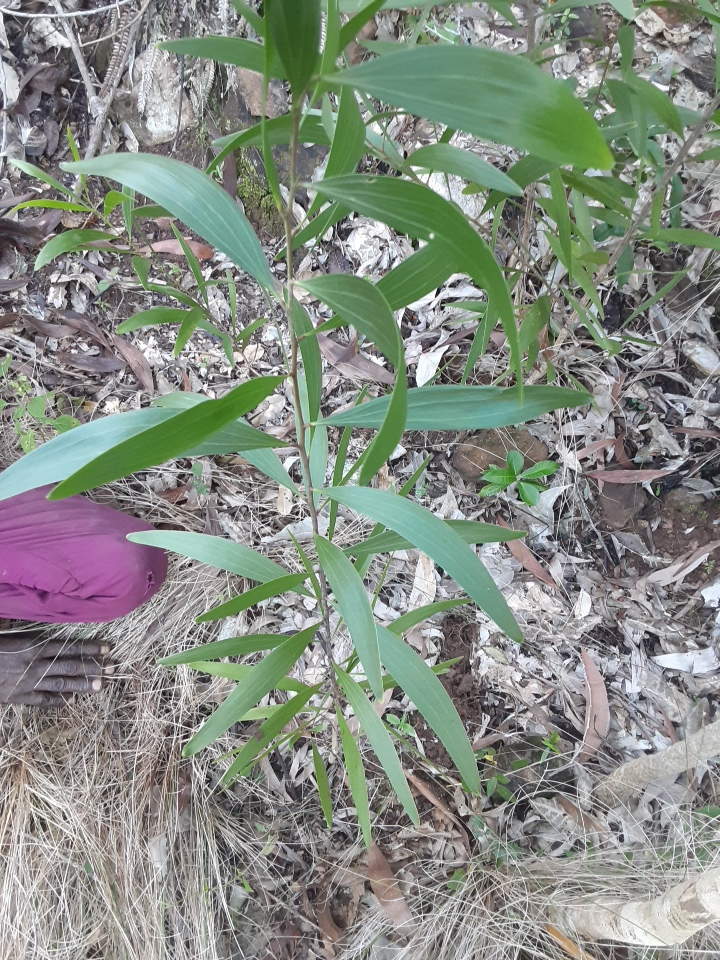
#> input picture sample_datasets/Haiti/ACACAURI/2020.11.29.12.18.36_18.285143729299307_-73.56444373726845_860956e3-6acf-4441-b5dc-f981c93872c5_IMG_20201127_074118_842354913958461533.jpg, 720 x 960 px; its folder holds 4 pictures in this run
$ jupyter execute --allow-errors hash.ipynb   (shell and % lines are left out)
#> lines starting #> are read from the running program, lines starting #| are printed output that depends on the picture
[cell 1]
from imutils import paths
import argparse
import time
import sys
import cv2
import os
import numpy as np
from PIL import Image

[cell 2]
def noisy(noise_typ,image):
     print(noise_typ)
     if noise_typ == "gauss":
        row,col,ch= image.shape
        mean = 0
        var = 0.1
        sigma = var**0.5
        gauss = np.random.normal(mean,sigma,(row,col,ch))
        gauss = gauss.reshape(row,col,ch)
        noisy = image + gauss
        return noisy
     elif noise_typ == "s&p":
        row,col,ch = image.shape
        s_vs_p = 0.5
        amount = 0.004
        out = np.copy(image)
        # Salt mode
        num_salt = np.ceil(amount * image.size * s_vs_p)
        coords = [np.random.randint(0, i - 1, int(num_salt))
              for i in image.shape]
        out[coords] = 1

        # Pepper mode
        num_pepper = np.ceil(amount* image.size * (1. - s_vs_p))
        coords = [np.random.randint(0, i - 1, int(num_pepper))
              for i in image.shape]
        out[coords] = 0
        return out
     elif noise_typ == "poisson":
        print("here")
        vals = len(np.unique(image))
        vals = 2 ** np.ceil(np.log2(vals))
        noisy = np.random.poisson(image * vals) / float(vals)
        return noisy
     elif noise_typ =="speckle":
        row,col,ch = image.shape
        gauss = np.random.randn(row,col,ch)
        gauss = gauss.reshape(row,col,ch)
        noisy = image + image * gauss
        return noisy

#> (a cell that did not finish here is left out)

[cell 4]
def dhash(image, hashSize=8):
	# resize the input image, adding a single column (width) so we
	# can compute the horizontal gradient
	resized = cv2.resize(image, (hashSize + 1, hashSize))
	# compute the (relative) horizontal gradient between adjacent
	# column pixels
	diff = resized[:, 1:] > resized[:, :-1]
	# convert the difference image to a hash
	return sum([2 ** i for (i, v) in enumerate(diff.flatten()) if v])

[cell 5]
print("[INFO] computing hashes for haystack...")
haystackPaths = list(paths.list_images("ACACAURI"))
#> haystackPaths = 4 items
needlePaths = list(paths.list_images("needles"))

[cell 6]
# grab the base subdirectories for the needle paths, initialize the
# dictionary that will map the image hash to corresponding image,
# hashes, then start the timer
BASE_PATHS = set([p.split(os.path.sep)[-2] for p in needlePaths])
haystack = {}
start = time.time()

[cell 7]
# loop over the haystack paths
for p in haystackPaths:
	# load the image from disk
	image = cv2.imread(p)
#> image is the input picture: shape (960, 720, 3); mean B, G, R 132, 140.9, 134.1
	# if the image is None then we could not load it from disk (so
	# skip it)
	if image is None:
		continue
	# convert the image to grayscale and compute the hash
	image = cv2.cvtColor(image, cv2.COLOR_BGR2GRAY)
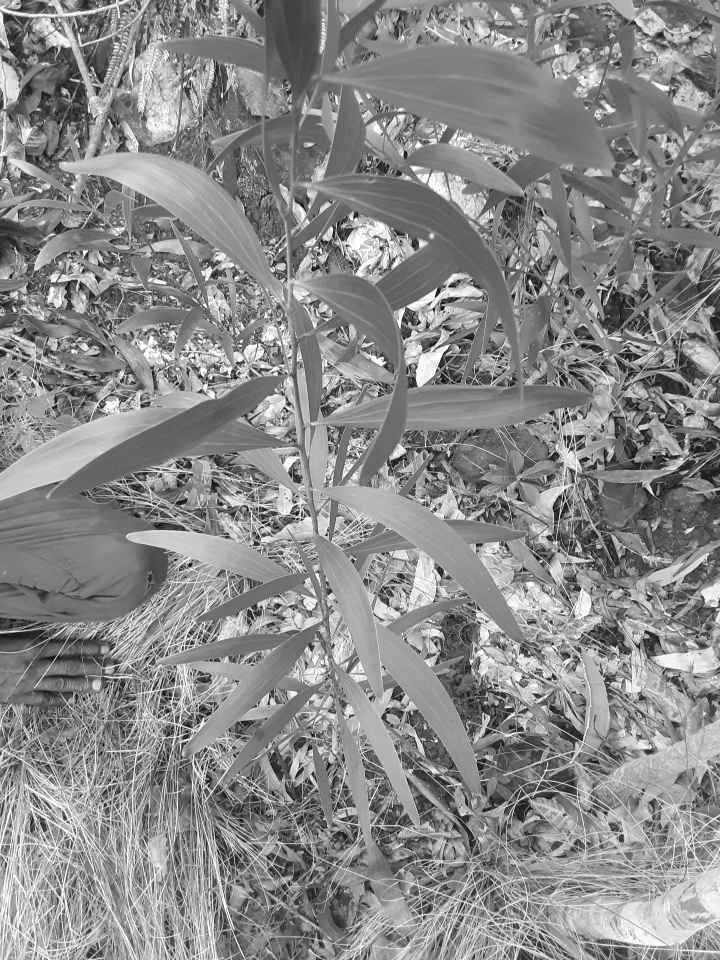
#> image: shape (960, 720); min 6, max 255, mean 137.9
	imageHash = dhash(image)
#> imageHash = 8244588101500311995
	# update the haystack dictionary
	l = haystack.get(imageHash, [])
#> l = []
	l.append(p)
	haystack[imageHash] = l
#> pass 2 of the loop `for p in haystackPaths:`:
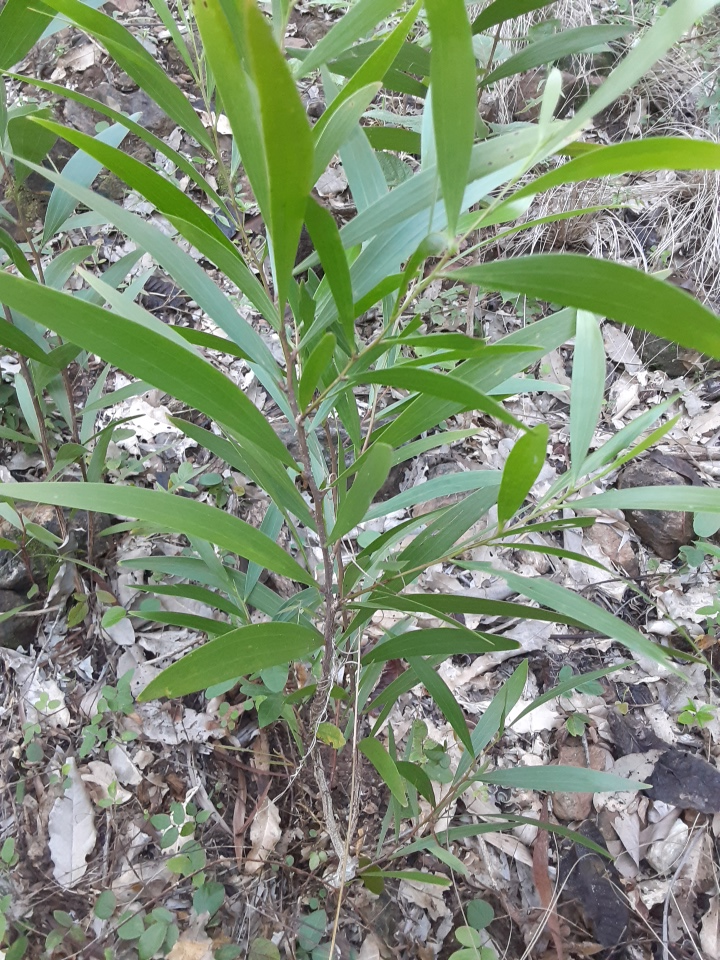
#> input picture sample_datasets/Haiti/ACACAURI/2020.11.29.12.18.59_18.285102993249893_-73.5644251294434_0c7a2df5-4e16-496c-b560-f48c522f594e_IMG_20201127_074259_7250303225899779675.jpg, 720 x 960 px
#> image is the input picture: shape (960, 720, 3); mean B, G, R 119.1, 142.5, 129.1
#> `image = cv2.cvtColor(image, cv2.COLOR_BGR2GRAY)`:
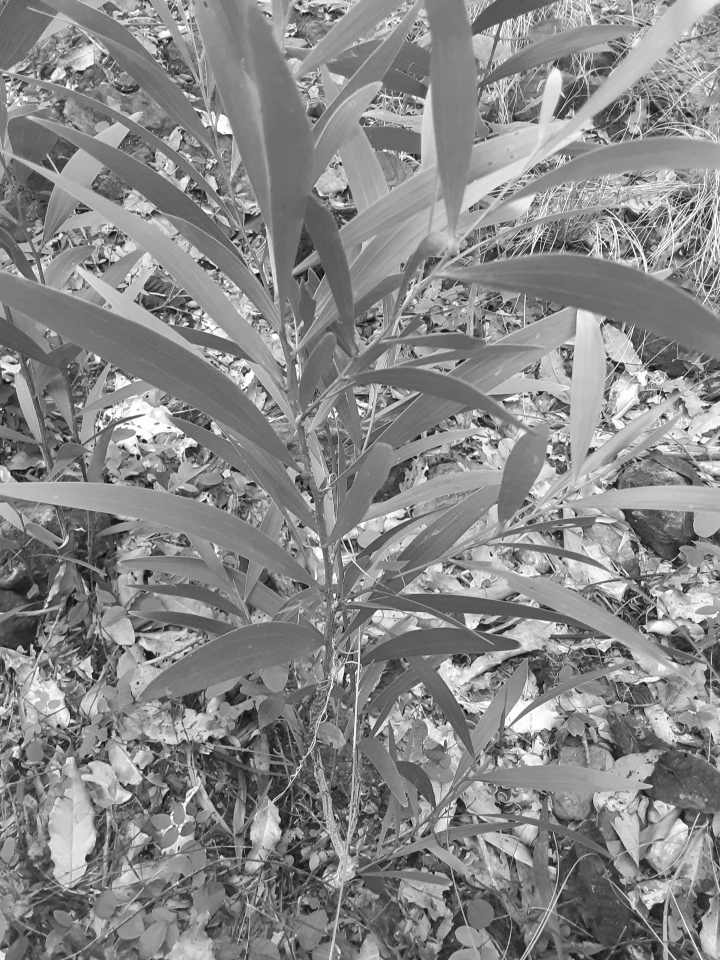
#> image: shape (960, 720); min 10, max 255, mean 135.8
#> imageHash = 14658034978346093458
#> pass 3 of the loop `for p in haystackPaths:`:
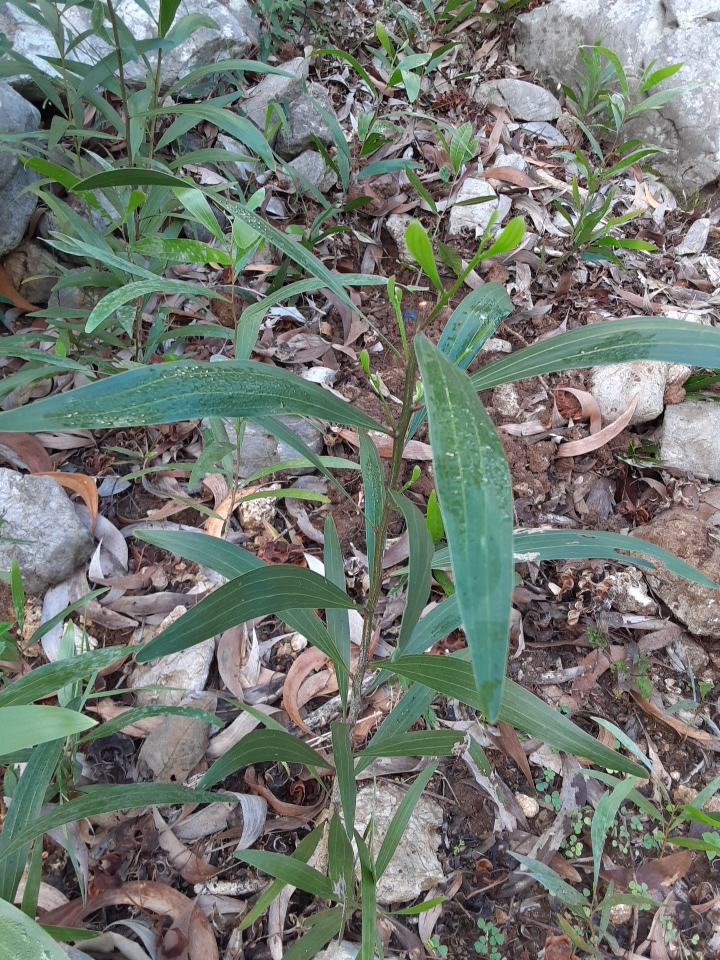
#> input picture sample_datasets/Haiti/ACACAURI/2020.11.29.12.50.51_18.29083981923759_-73.55825596489012_07d17ad0-3bd6-4667-b8b3-710870cefafd_IMG_20201128_100423_5603794074920833146.jpg, 720 x 960 px
#> image is the input picture: shape (960, 720, 3); mean B, G, R 113.5, 120.4, 114.2
#> `image = cv2.cvtColor(image, cv2.COLOR_BGR2GRAY)`:
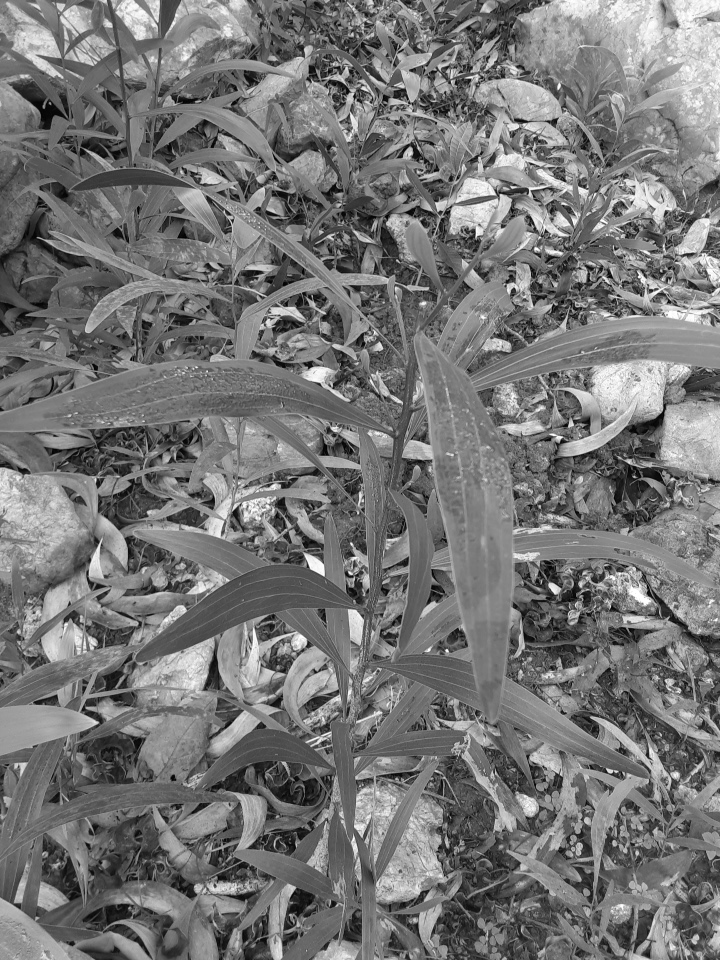
#> image: shape (960, 720); min 0, max 255, mean 117.7
#> imageHash = 10685576704126985938
#> the loop made 4 passes; the first 3 are shown

[cell 8]
# loop over the needle paths
count = 0
#> count = 0
for p in needlePaths:
    # load the image from disk
    image = cv2.imread(p)
    # if the image is None then we could not load it from disk (so
    # skip it)
    if image is None:
        continue
    # convert the image to grayscale and compute the hash
    image = cv2.cvtColor(image, cv2.COLOR_BGR2GRAY)
    imageHash = dhash(image)
    # grab all image paths that match the hash
    matchedPaths = haystack.get(imageHash, [])
    # loop over all matched paths
    for matchedPath in matchedPaths:

        # extract the subdirectory from the image path
        b = p.split(os.path.sep)[-2]
        # if the subdirectory exists in the base path for the needle
        # images, remove it
        if b in BASE_PATHS:
            count += 1
print(count)
#| 0

[cell 9]
# display directories to check
print("[INFO] check the following directories...")
# loop over each subdirectory and display it
for b in BASE_PATHS:
	print("[INFO] {}".format(b))
